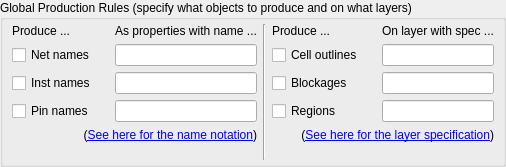
    <widget class="QGroupBox" name="groupBox_3">
     <property name="title">
      <string>Global Production Rules (specify what objects to produce and on what layers)</string>
     </property>
     <property name="flat">
      <bool>true</bool>
     </property>
     <layout class="QGridLayout">
      <property name="leftMargin">
       <number>9</number>
      </property>
      <property name="topMargin">
       <number>4</number>
      </property>
      <property name="rightMargin">
       <number>9</number>
      </property>
      <property name="bottomMargin">
       <number>4</number>
      </property>
      <property name="spacing">
       <number>6</number>
      </property>
      <item row="1" column="0">
       <widget class="QCheckBox" name="produce_net_names">
        <property name="font">
         <font>
          <weight>50</weight>
          <italic>false</italic>
          <bold>false</bold>
         </font>
        </property>
        <property name="text">
         <string>Net names</string>
        </property>
       </widget>
      </item>
      <item row="1" column="1">
       <widget class="QLabel" name="label_11">
        <property name="sizePolicy">
         <sizepolicy hsizetype="Fixed" vsizetype="Preferred">
          <horstretch>0</horstretch>
          <verstretch>0</verstretch>
         </sizepolicy>
        </property>
        <property name="text">
         <string/>
        </property>
        <property name="pixmap">
         <pixmap resource="../../../../lay/lay/layResources.qrc">:/right.png</pixmap>
        </property>
       </widget>
      </item>
      <item row="0" column="2" colspan="2">
       <widget class="QLabel" name="label_8">
        <property name="sizePolicy">
         <sizepolicy hsizetype="Preferred" vsizetype="Preferred">
          <horstretch>0</horstretch>
          <verstretch>0</verstretch>
         </sizepolicy>
        </property>
        <property name="text">
         <string>As properties with name ...</string>
        </property>
       </widget>
      </item>
      <item row="2" column="2" colspan="2">
       <widget class="QLineEdit" name="inst_prop_name">
        <property name="sizePolicy">
         <sizepolicy hsizetype="Ignored" vsizetype="Fixed">
          <horstretch>0</horstretch>
          <verstretch>0</verstretch>
         </sizepolicy>
        </property>
       </widget>
      </item>
      <item row="0" column="4" rowspan="8">
       <widget class="Line" name="line">
        <property name="orientation">
         <enum>Qt::Vertical</enum>
        </property>
       </widget>
      </item>
      <item row="2" column="7">
       <widget class="QLineEdit" name="placement_blockage_layer">
        <property name="sizePolicy">
         <sizepolicy hsizetype="Ignored" vsizetype="Fixed">
          <horstretch>0</horstretch>
          <verstretch>0</verstretch>
         </sizepolicy>
        </property>
       </widget>
      </item>
      <item row="2" column="1">
       <widget class="QLabel" name="label_18">
        <property name="text">
         <string/>
        </property>
        <property name="pixmap">
         <pixmap resource="../../../../lay/lay/layResources.qrc">:/right.png</pixmap>
        </property>
       </widget>
      </item>
      <item row="3" column="7">
       <widget class="QLineEdit" name="region_layer">
        <property name="sizePolicy">
         <sizepolicy hsizetype="Ignored" vsizetype="Fixed">
          <horstretch>0</horstretch>
          <verstretch>0</verstretch>
         </sizepolicy>
        </property>
       </widget>
      </item>
      <item row="4" column="0" colspan="4">
       <widget class="QLabel" name="help_label">
        <property name="sizePolicy">
         <sizepolicy hsizetype="Ignored" vsizetype="Preferred">
          <horstretch>0</horstretch>
          <verstretch>0</verstretch>
         </sizepolicy>
        </property>
        <property name="text">
         <string>&lt;html&gt;&lt;body&gt;(&lt;a href=&quot;int:/about/variant_notation.xml&quot;&gt;See here for the name notation&lt;/a&gt;)&lt;/body&gt;&lt;/html&gt;</string>
        </property>
        <property name="alignment">
         <set>Qt::AlignRight|Qt::AlignTop|Qt::AlignTrailing</set>
        </property>
       </widget>
      </item>
      <item row="1" column="2" colspan="2">
       <widget class="QLineEdit" name="net_prop_name">
        <property name="sizePolicy">
         <sizepolicy hsizetype="Ignored" vsizetype="Fixed">
          <horstretch>0</horstretch>
          <verstretch>0</verstretch>
         </sizepolicy>
        </property>
       </widget>
      </item>
      <item row="3" column="1">
       <widget class="QLabel" name="label_20">
        <property name="text">
         <string/>
        </property>
        <property name="pixmap">
         <pixmap resource="../../../../lay/lay/layResources.qrc">:/right.png</pixmap>
        </property>
       </widget>
      </item>
      <item row="3" column="2" colspan="2">
       <widget class="QLineEdit" name="pin_prop_name">
        <property name="sizePolicy">
         <sizepolicy hsizetype="Ignored" vsizetype="Fixed">
          <horstretch>0</horstretch>
          <verstretch>0</verstretch>
         </sizepolicy>
        </property>
       </widget>
      </item>
      <item row="3" column="6">
       <widget class="QLabel" name="label_19">
        <property name="text">
         <string/>
        </property>
        <property name="pixmap">
         <pixmap resource="../../../../lay/lay/layResources.qrc">:/right.png</pixmap>
        </property>
       </widget>
      </item>
      <item row="2" column="5">
       <widget class="QCheckBox" name="produce_placement_blockages">
        <property name="sizePolicy">
         <sizepolicy hsizetype="Minimum" vsizetype="Fixed">
          <horstretch>0</horstretch>
          <verstretch>0</verstretch>
         </sizepolicy>
        </property>
        <property name="text">
         <string>Blockages</string>
        </property>
       </widget>
      </item>
      <item row="1" column="6">
       <widget class="QLabel" name="label_9">
        <property name="sizePolicy">
         <sizepolicy hsizetype="Fixed" vsizetype="Preferred">
          <horstretch>0</horstretch>
          <verstretch>0</verstretch>
         </sizepolicy>
        </property>
        <property name="text">
         <string/>
        </property>
        <property name="pixmap">
         <pixmap resource="../../../../lay/lay/layResources.qrc">:/right.png</pixmap>
        </property>
       </widget>
      </item>
      <item row="0" column="0" colspan="2">
       <widget class="QLabel" name="label_2">
        <property name="font">
         <font>
          <weight>50</weight>
          <italic>false</italic>
          <bold>false</bold>
          <underline>false</underline>
         </font>
        </property>
        <property name="text">
         <string>Produce ...</string>
        </property>
       </widget>
      </item>
      <item row="2" column="0">
       <widget class="QCheckBox" name="produce_inst_names">
        <property name="text">
         <string>Inst names</string>
        </property>
       </widget>
      </item>
      <item row="0" column="7">
       <widget class="QLabel" name="label_7">
        <property name="sizePolicy">
         <sizepolicy hsizetype="Preferred" vsizetype="Preferred">
          <horstretch>1</horstretch>
          <verstretch>0</verstretch>
         </sizepolicy>
        </property>
        <property name="text">
         <string>On layer with spec ...</string>
        </property>
        <property name="alignment">
         <set>Qt::AlignBottom|Qt::AlignLeading|Qt::AlignLeft</set>
        </property>
       </widget>
      </item>
      <item row="0" column="5" colspan="2">
       <widget class="QFrame" name="frame">
        <property name="frameShape">
         <enum>QFrame::NoFrame</enum>
        </property>
        <property name="frameShadow">
         <enum>QFrame::Raised</enum>
        </property>
        <layout class="QHBoxLayout" name="horizontalLayout">
         <property name="leftMargin">
          <number>0</number>
         </property>
         <property name="topMargin">
          <number>0</number>
         </property>
         <property name="rightMargin">
          <number>0</number>
         </property>
         <property name="bottomMargin">
          <number>0</number>
         </property>
         <item>
          <widget class="QLabel" name="label_26">
           <property name="sizePolicy">
            <sizepolicy hsizetype="Preferred" vsizetype="Preferred">
             <horstretch>0</horstretch>
             <verstretch>0</verstretch>
            </sizepolicy>
           </property>
           <property name="text">
            <string>Produce ...</string>
           </property>
          </widget>
         </item>
        </layout>
       </widget>
      </item>
      <item row="1" column="7">
       <widget class="QLineEdit" name="outline_layer">
        <property name="sizePolicy">
         <sizepolicy hsizetype="Ignored" vsizetype="Fixed">
          <horstretch>0</horstretch>
          <verstretch>0</verstretch>
         </sizepolicy>
        </property>
       </widget>
      </item>
      <item row="3" column="5">
       <widget class="QCheckBox" name="produce_regions">
        <property name="sizePolicy">
         <sizepolicy hsizetype="Minimum" vsizetype="Fixed">
          <horstretch>0</horstretch>
          <verstretch>0</verstretch>
         </sizepolicy>
        </property>
        <property name="text">
         <string>Regions</string>
        </property>
       </widget>
      </item>
      <item row="3" column="0">
       <widget class="QCheckBox" name="produce_pin_names">
        <property name="text">
         <string>Pin names</string>
        </property>
       </widget>
      </item>
      <item row="1" column="5">
       <widget class="QCheckBox" name="produce_outlines">
        <property name="sizePolicy">
         <sizepolicy hsizetype="Minimum" vsizetype="Fixed">
          <horstretch>0</horstretch>
          <verstretch>0</verstretch>
         </sizepolicy>
        </property>
        <property name="text">
         <string>Cell outlines</string>
        </property>
       </widget>
      </item>
      <item row="2" column="6">
       <widget class="QLabel" name="label_10">
        <property name="sizePolicy">
         <sizepolicy hsizetype="Fixed" vsizetype="Preferred">
          <horstretch>0</horstretch>
          <verstretch>0</verstretch>
         </sizepolicy>
        </property>
        <property name="text">
         <string/>
        </property>
        <property name="pixmap">
         <pixmap resource="../../../../lay/lay/layResources.qrc">:/right.png</pixmap>
        </property>
       </widget>
      </item>
      <item row="4" column="5" colspan="3">
       <widget class="QLabel" name="help_label2">
        <property name="sizePolicy">
         <sizepolicy hsizetype="Ignored" vsizetype="Preferred">
          <horstretch>0</horstretch>
          <verstretch>0</verstretch>
         </sizepolicy>
        </property>
        <property name="text">
         <string>&lt;html&gt;&lt;body&gt;(&lt;a href=&quot;int:/about/layer_specs.xml&quot;&gt;See here for the layer specification&lt;/a&gt;)&lt;/body&gt;&lt;/html&gt;</string>
        </property>
        <property name="alignment">
         <set>Qt::AlignRight|Qt::AlignTrailing|Qt::AlignVCenter</set>
        </property>
       </widget>
      </item>
     </layout>
    </widget>
